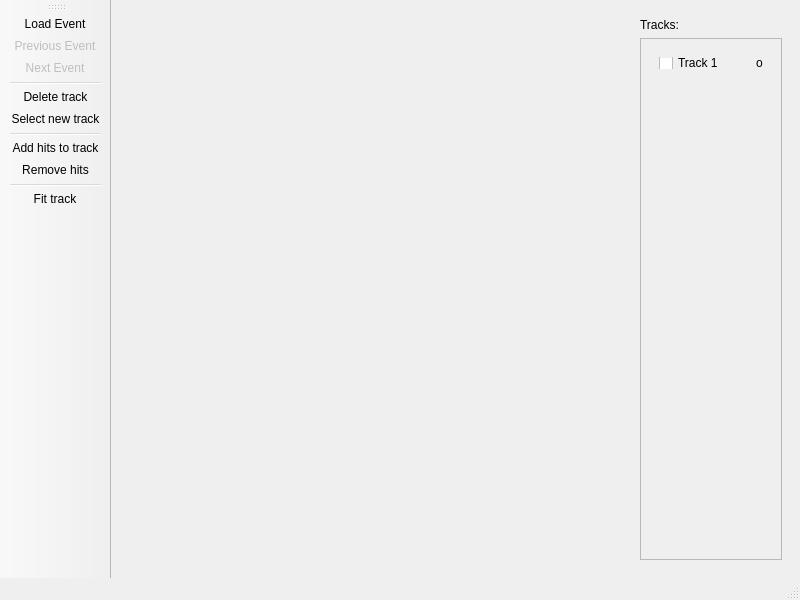
<?xml version="1.0" encoding="UTF-8"?>
<ui version="4.0">
 <class>MainWindow</class>
 <widget class="QMainWindow" name="MainWindow">
  <property name="geometry">
   <rect>
    <x>0</x>
    <y>0</y>
    <width>800</width>
    <height>600</height>
   </rect>
  </property>
  <property name="windowTitle">
   <string>MainWindow</string>
  </property>
  <widget class="QWidget" name="centralwidget">
   <layout class="QVBoxLayout" name="verticalLayout_2">
    <item>
     <layout class="QHBoxLayout" name="horizontalLayout">
      <item>
       <layout class="QVBoxLayout" name="verticalLayout">
        <item>
         <widget class="QWidget" name="matplotlibToolbar" native="true"/>
        </item>
        <item>
         <widget class="QWidget" name="plotWidget" native="true">
          <property name="sizePolicy">
           <sizepolicy hsizetype="Expanding" vsizetype="Preferred">
            <horstretch>0</horstretch>
            <verstretch>0</verstretch>
           </sizepolicy>
          </property>
         </widget>
        </item>
       </layout>
      </item>
      <item>
       <widget class="QWidget" name="widget" native="true">
        <property name="minimumSize">
         <size>
          <width>120</width>
          <height>50</height>
         </size>
        </property>
        <property name="maximumSize">
         <size>
          <width>160</width>
          <height>16777215</height>
         </size>
        </property>
        <layout class="QVBoxLayout" name="verticalLayout_3">
         <item>
          <widget class="QLabel" name="label">
           <property name="sizePolicy">
            <sizepolicy hsizetype="Maximum" vsizetype="Preferred">
             <horstretch>0</horstretch>
             <verstretch>0</verstretch>
            </sizepolicy>
           </property>
           <property name="minimumSize">
            <size>
             <width>20</width>
             <height>0</height>
            </size>
           </property>
           <property name="text">
            <string>Tracks:</string>
           </property>
          </widget>
         </item>
         <item>
          <widget class="QScrollArea" name="scrollArea">
           <property name="minimumSize">
            <size>
             <width>0</width>
             <height>0</height>
            </size>
           </property>
           <property name="maximumSize">
            <size>
             <width>8192</width>
             <height>16777215</height>
            </size>
           </property>
           <property name="widgetResizable">
            <bool>true</bool>
           </property>
           <widget class="QWidget" name="scrollAreaWidgetContents">
            <property name="geometry">
             <rect>
              <x>0</x>
              <y>0</y>
              <width>144</width>
              <height>493</height>
             </rect>
            </property>
            <layout class="QVBoxLayout" name="verticalLayout_6">
             <item>
              <widget class="QWidget" name="track1Widget" native="true">
               <property name="minimumSize">
                <size>
                 <width>0</width>
                 <height>0</height>
                </size>
               </property>
               <property name="maximumSize">
                <size>
                 <width>16777215</width>
                 <height>30</height>
                </size>
               </property>
               <layout class="QHBoxLayout" name="horizontalLayout_2">
                <item>
                 <widget class="QCheckBox" name="track1CheckBox">
                  <property name="text">
                   <string>Track 1</string>
                  </property>
                 </widget>
                </item>
                <item>
                 <widget class="QLabel" name="track1colorLabel">
                  <property name="sizePolicy">
                   <sizepolicy hsizetype="Maximum" vsizetype="Preferred">
                    <horstretch>0</horstretch>
                    <verstretch>0</verstretch>
                   </sizepolicy>
                  </property>
                  <property name="text">
                   <string>o</string>
                  </property>
                  <property name="alignment">
                   <set>Qt::AlignLeading|Qt::AlignLeft|Qt::AlignVCenter</set>
                  </property>
                 </widget>
                </item>
               </layout>
              </widget>
             </item>
             <item>
              <spacer name="verticalSpacer">
               <property name="orientation">
                <enum>Qt::Vertical</enum>
               </property>
               <property name="sizeHint" stdset="0">
                <size>
                 <width>20</width>
                 <height>458</height>
                </size>
               </property>
              </spacer>
             </item>
            </layout>
           </widget>
          </widget>
         </item>
        </layout>
       </widget>
      </item>
     </layout>
    </item>
   </layout>
  </widget>
  <widget class="QMenuBar" name="menubar">
   <property name="geometry">
    <rect>
     <x>0</x>
     <y>0</y>
     <width>800</width>
     <height>30</height>
    </rect>
   </property>
  </widget>
  <widget class="QToolBar" name="toolBar">
   <property name="windowTitle">
    <string>toolBar</string>
   </property>
   <property name="orientation">
    <enum>Qt::Vertical</enum>
   </property>
   <attribute name="toolBarArea">
    <enum>LeftToolBarArea</enum>
   </attribute>
   <attribute name="toolBarBreak">
    <bool>false</bool>
   </attribute>
   <addaction name="action_load_event"/>
   <addaction name="action_previous_event"/>
   <addaction name="action_next_event"/>
   <addaction name="separator"/>
   <addaction name="action_delete_track"/>
   <addaction name="action_select_new_track"/>
   <addaction name="separator"/>
   <addaction name="action_add_hits_to_track"/>
   <addaction name="action_remove_hits"/>
   <addaction name="separator"/>
   <addaction name="action_fit_track"/>
  </widget>
  <widget class="QStatusBar" name="statusBar"/>
  <action name="action_load_event">
   <property name="icon">
    <iconset>
     <normaloff>img/appointment-new.png</normaloff>img/appointment-new.png</iconset>
   </property>
   <property name="text">
    <string>Load Event</string>
   </property>
   <property name="toolTip">
    <string>Load Event</string>
   </property>
  </action>
  <action name="action_select_new_track">
   <property name="icon">
    <iconset>
     <normaloff>img/insert-link.png</normaloff>img/insert-link.png</iconset>
   </property>
   <property name="text">
    <string>Select new track</string>
   </property>
   <property name="toolTip">
    <string>Select new track</string>
   </property>
  </action>
  <action name="action_delete_track">
   <property name="icon">
    <iconset>
     <normaloff>img/im-kick-user.png</normaloff>img/im-kick-user.png</iconset>
   </property>
   <property name="text">
    <string>Delete track</string>
   </property>
   <property name="toolTip">
    <string>Delete track</string>
   </property>
  </action>
  <action name="action_add_hits_to_track">
   <property name="enabled">
    <bool>true</bool>
   </property>
   <property name="icon">
    <iconset>
     <normaloff>img/contact-new.png</normaloff>img/contact-new.png</iconset>
   </property>
   <property name="text">
    <string>Add hits to track</string>
   </property>
   <property name="toolTip">
    <string>Add hits to track</string>
   </property>
  </action>
  <action name="action_remove_hits">
   <property name="enabled">
    <bool>true</bool>
   </property>
   <property name="icon">
    <iconset>
     <normaloff>img/list-remove.png</normaloff>img/list-remove.png</iconset>
   </property>
   <property name="text">
    <string>Remove hits</string>
   </property>
   <property name="toolTip">
    <string>Remove hits</string>
   </property>
  </action>
  <action name="action_fit_track">
   <property name="icon">
    <iconset>
     <normaloff>img/graph-2-icon.png</normaloff>img/graph-2-icon.png</iconset>
   </property>
   <property name="text">
    <string>Fit track</string>
   </property>
   <property name="toolTip">
    <string>Fit track</string>
   </property>
  </action>
  <action name="action_next_event">
   <property name="enabled">
    <bool>false</bool>
   </property>
   <property name="icon">
    <iconset>
     <normaloff>img/next_event.png</normaloff>img/next_event.png</iconset>
   </property>
   <property name="text">
    <string>Next Event</string>
   </property>
   <property name="toolTip">
    <string>Next Event</string>
   </property>
  </action>
  <action name="action_previous_event">
   <property name="enabled">
    <bool>false</bool>
   </property>
   <property name="icon">
    <iconset>
     <normaloff>img/previous_event.png</normaloff>img/previous_event.png</iconset>
   </property>
   <property name="text">
    <string>Previous Event</string>
   </property>
   <property name="toolTip">
    <string>Show previous event</string>
   </property>
  </action>
 </widget>
 <resources/>
 <connections/>
</ui>
